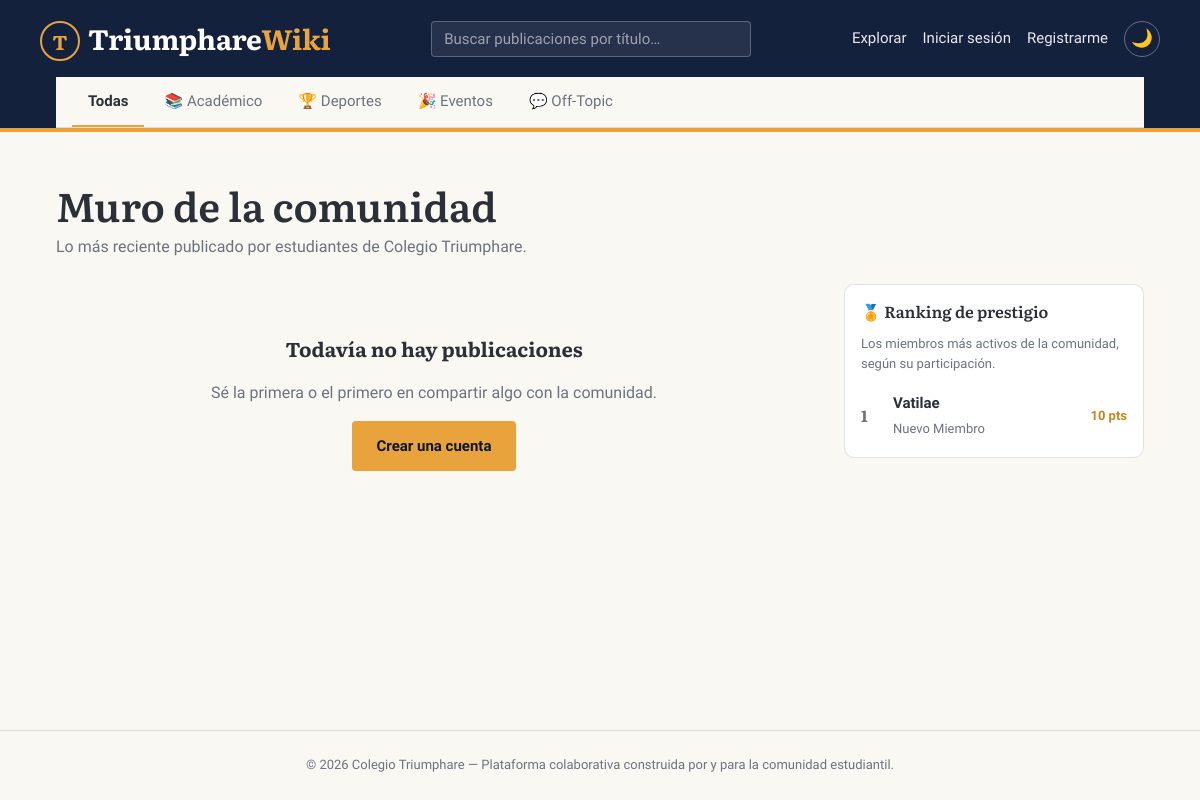
The page / on the database its author committed.
### models.py (models this page shows, shortened)
class Category(db.Model):
    __tablename__ = "categorias"
    id = db.Column(db.Integer, primary_key=True)
    nombre = db.Column(db.String(50), unique=True, nullable=False)
    slug = db.Column(db.String(50), unique=True, nullable=False)
    icono = db.Column(db.String(10), default="📌")  # emoji/ícono representativo
    color = db.Column(db.String(7), default="#14213D")  # color de acento de la categoría
    descripcion = db.Column(db.String(160), nullable=True)
    posts = db.relationship("Post", backref="categoria", lazy="dynamic")

class User(UserMixin, db.Model):
    __tablename__ = "usuarios"
    id = db.Column(db.Integer, primary_key=True)
    username = db.Column(db.String(30), unique=True, nullable=False, index=True)
    email = db.Column(db.String(120), unique=True, nullable=False, index=True)
    password_hash = db.Column(db.String(255), nullable=False)
    nombre_completo = db.Column(db.String(120), nullable=True)
    grado_seccion = db.Column(db.String(40), nullable=True)  # ej. "5to Año - Sección B"
    bio = db.Column(db.String(280), nullable=True)
    avatar_color = db.Column(db.String(7), default="#14213D")  # color de respaldo si no hay foto
    prestige_points = db.Column(db.Integer, default=0, nullable=False)
    fecha_registro = db.Column(db.DateTime, default=ahora_utc)
    es_admin = db.Column(db.Boolean, default=False)
    posts = db.relationship("Post", backref="autor", lazy="dynamic", cascade="all, delete-orphan")
    comentarios = db.relationship("Comment", backref="autor", lazy="dynamic", cascade="all, delete-orphan")
    likes = db.relationship("Like", backref="usuario", lazy="dynamic", cascade="all, delete-orphan")
    @property
    def rango(self):
        p = self.prestige_points or 0
        if p >= 300:
            return "Leyenda Triumphare"
        if p >= 150:
            return "Mentor Destacado"
        if p >= 75:
            return "Colaborador Activo"
        if p >= 20:
            return "Miembro Comprometido"
        return "Nuevo Miembro"

### app.py (the view)
    @app.route("/")
    def index():
        pagina = request.args.get("pagina", 1, type=int)
        por_pagina = app.config["POSTS_POR_PAGINA"]
        posts_recientes = (
            Post.query.order_by(Post.fijado.desc(), Post.fecha_creacion.desc())
            .paginate(page=pagina, per_page=por_pagina, error_out=False)
        )
        top_estudiantes = (
            User.query.order_by(User.prestige_points.desc()).limit(5).all()
        )
        return render_template(
            "index.html",
            posts=posts_recientes,
            top_estudiantes=top_estudiantes,
        )

### app.py (called while the page is built)
def create_app(config_name=None):
    app = Flask(__name__, instance_relative_config=True)
    config_name = config_name or os.environ.get("FLASK_ENV", "development")
    app.config.from_object(config_by_name.get(config_name, "development"))
    os.makedirs(app.instance_path, exist_ok=True)
    db.init_app(app)
    login_manager.init_app(app)
    csrf.init_app(app)
    migrate.init_app(app, db)
    @app.context_processor
    def inyectar_globales():
        return {
            "nombre_institucion": app.config["NOMBRE_INSTITUCION"],
            "categorias_nav": Category.query.order_by(Category.nombre.asc()).all(),
            "anio_actual": datetime.now().year,
        }
    registrar_rutas(app)
    registrar_manejadores_error(app)
    return app

### templates/index.html (shortened to what this page needs)
{% extends "base.html" %}
{% from "_macros.html" import tarjeta_post, paginacion with context %}
{% block contenido %}
  <div class="encabezado-seccion">
    <div>
      <h1>Muro de la comunidad</h1>
      <p>Lo más reciente publicado por estudiantes de {{ nombre_institucion }}.</p>
    </div>
  </div>
  <div class="diseño-dos-columnas">
    <section>
      {% if posts.items %}
        <div class="lista-posts">
          {% for post in posts.items %}
            {{ tarjeta_post(post) }}
          {% endfor %}
        </div>
        {{ paginacion(posts, 'index') }}
      {% else %}
        <div class="estado-vacio">
          <strong>Todavía no hay publicaciones</strong>
          <p>Sé la primera o el primero en compartir algo con la comunidad.</p>
          {% if current_user.is_authenticated %}
            <a href="{{ url_for('crear_post') }}" class="boton boton-acento">Crear la primera publicación</a>
          {% else %}
            <a href="{{ url_for('registro') }}" class="boton boton-acento">Crear una cuenta</a>
          {% endif %}
        </div>
      {% endif %}
    </section>
    <aside class="panel-lateral">
      <h2>🏅 Ranking de prestigio</h2>
      <p class="panel-lateral__descripcion">Los miembros más activos de la comunidad, según su participación.</p>
      {% if top_estudiantes %}
        <ol class="lista-ranking">
          {% for estudiante in top_estudiantes %}
            <li>
              <span class="posicion">{{ loop.index }}</span>
              <a href="{{ url_for('perfil', username=estudiante.username) }}" class="info">
                <strong>{{ estudiante.username }}</strong>
                <small>{{ estudiante.rango }}</small>
              </a>
              <span class="puntos-badge">{{ estudiante.prestige_points }} pts</span>
            </li>
          {% endfor %}
        </ol>
      {% else %}
        <p class="panel-lateral__descripcion">Aún no hay puntos de prestigio registrados.</p>
      {% endif %}
    </aside>
  </div>
{% endblock %}

### templates/base.html (shortened to what this page needs)
<!DOCTYPE html>
<html lang="es">
<head>
  <link rel="stylesheet" href="{{ url_for('static', filename='css/themes.css') }}">
  <link rel="stylesheet" href="{{ url_for('static', filename='css/style.css') }}">
</head>
<body>
  <header class="masthead">
    <div class="contenedor masthead__barra">
      <a href="{{ url_for('index') }}" class="marca">
        <span class="marca__escudo">T</span>
        <span class="marca__texto">Triumphare<span>Wiki</span></span>
      </a>
      <div class="buscador">
        <input type="text" id="input-busqueda" placeholder="Buscar publicaciones por título…" autocomplete="off">
      </div>
      <nav class="masthead__nav">
        <a class="enlace-nav" href="{{ url_for('explorar') }}">Explorar</a>
        {% if current_user.is_authenticated %}
          <a class="enlace-nav" href="{{ url_for('crear_post') }}">+ Publicar</a>
          <a class="enlace-nav usuario-chip" href="{{ url_for('perfil', username=current_user.username) }}">
            <span class="avatar-inicial">{{ current_user.iniciales }}</span>
            {{ current_user.username }}
          </a>
          <a class="enlace-nav" href="{{ url_for('logout') }}">Salir</a>
        {% else %}
          <a class="enlace-nav" href="{{ url_for('login') }}">Iniciar sesión</a>
          <a class="enlace-nav" href="{{ url_for('registro') }}">Registrarme</a>
        {% endif %}
        <button type="button" id="boton-tema" class="boton-tema" title="Cambiar tema" aria-label="Cambiar entre modo claro y oscuro">🌙</button>
      </nav>
    </div>
    <div class="contenedor">
      <div class="pestanas-categoria">
        <a href="{{ url_for('explorar') }}"
           class="pestana {% if not request.args.get('categoria') or request.args.get('categoria') == 'todas' %}activa{% endif %}">
          Todas
        </a>
        {% for cat in categorias_nav %}
          <a href="{{ url_for('explorar', categoria=cat.slug) }}"
             class="pestana {% if request.args.get('categoria') == cat.slug %}activa{% endif %}"
             style="--pestana-color: {{ cat.color }};">
            {{ cat.icono }} {{ cat.nombre }}
          </a>
        {% endfor %}
      </div>
    </div>
  </header>
  <div class="contenedor alertas">
  </div>
  <main class="principal">
    <div class="contenedor">
      {% block contenido %}{% endblock %}
    </div>
  </main>
  <footer class="pie-pagina">
    <div class="contenedor">
      © {{ anio_actual }} {{ nombre_institucion }} — Plataforma colaborativa construida por y para la comunidad estudiantil.
    </div>
  </footer>
</body>
</html>

### static/css/themes.css (style rules this page uses)
:root { --tinta-900: #0f1626; --tinta-700: #14213d; --tinta-500: #2a3a63; --papel-50: #faf8f3; --papel-100: #f2efe6; --dorado-500: #e8a33d; --dorado-600: #c9861f; --bosque-500: #2e8b77; --ciruela-500: #8c5aa8; --grafito-700: #2b2f38; --grafito-400: #6b7280; --rojo-señal: #c0392b; --fuente-display: "Literata", Georgia, "Times New Roman", serif; --fuente-cuerpo: "Work Sans", "Segoe UI", system-ui, -apple-system, sans-serif; --tam-xs: 0.8125rem; --tam-sm: 0.9375rem; --tam-base: 1rem; --tam-lg: 1.25rem; --tam-xl: 1.75rem; --tam-2xl: 2.5rem; --espacio-1: 0.25rem; --espacio-2: 0.5rem; --espacio-3: 0.75rem; --espacio-4: 1rem; --espacio-6: 1.5rem; --espacio-8: 2rem; --espacio-12: 3rem; --radio-sutil: 4px; --radio-medio: 10px; --borde-ancho-acento: 4px; --sombra-flotante: 0 10px 30px -12px rgba(15, 22, 38, 0.35); --transicion-rapida: 150ms ease; --transicion-media: 260ms cubic-bezier(0.4, 0, 0.2, 1); --color-fondo: var(--papel-50); --color-fondo-elevado: #ffffff; --color-superficie: var(--papel-100); --color-texto: var(--grafito-700); --color-texto-suave: var(--grafito-400); --color-marca: var(--tinta-700); --color-marca-suave: var(--tinta-500); --color-acento: var(--dorado-500); --color-positivo: var(--bosque-500); --color-borde: rgba(15, 22, 38, 0.12); --color-borde-fuerte: rgba(15, 22, 38, 0.22); --color-header-texto: #ffffff; }

### rows shown on the page
Category: icono "📚", nombre "Académico"
Category: icono "🏆", nombre "Deportes"
Category: icono "🎉", nombre "Eventos"
Category: icono "💬", nombre "Off-Topic"
User: username "Vatilae", rango "Nuevo Miembro", prestige_points "10"

### other values the page prints
{{ nombre_institucion }} "Colegio Triumphare"
